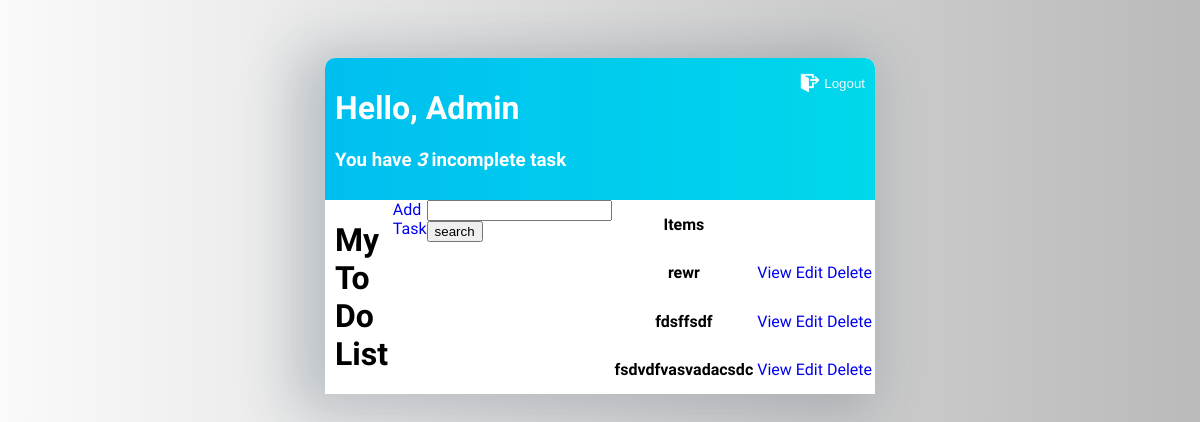
Before: / (signed in) with the older database file.
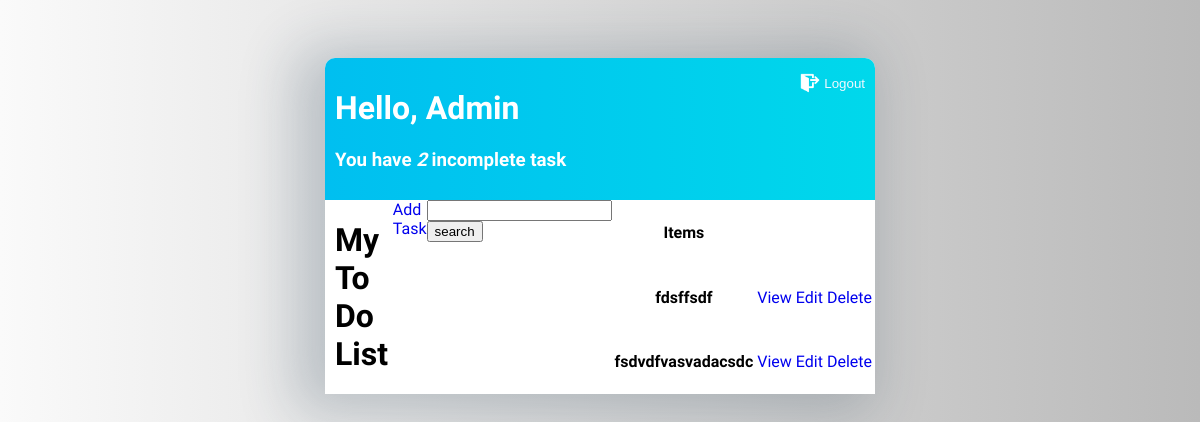
After: the same page with the newer database file.
### main/models.py (models this page shows, shortened)
class Task(models.Model):
    user = models.ForeignKey(User, on_delete=models.CASCADE, null=True, blank=True)
    title = models.CharField(max_length=200, null=True, blank=True)
    description = models.TextField(null=True, blank=True)
    complete = models.BooleanField(default=False)
    created = models.DateTimeField(auto_now_add=True)
    class Meta:
        ordering = ['complete', 'created']

### main/views.py (the view)
# urls.py: path('', TaskList.as_view(), name='tasks'),
class TaskList(LoginRequiredMixin, ListView):
    model = Task
    context_object_name = 'tasks'
    def get_context_data(self, **kwargs):
        context = super().get_context_data(**kwargs)
        context['tasks'] = context['tasks'].filter(user=self.request.user)
        context['count'] = context['tasks'].filter(complete=False).count()
        search_input = self.request.GET.get('search-area') or ''
        if search_input:
            context['tasks'] = context['tasks'].filter(
                title__contains=search_input)
        context['search_input'] = search_input
        return context

### main/templates/main/task_list.html (shortened to what this page needs)
{% extends 'main/base.html' %}
{% load static %}
{% block content %}
<div class="header_bar">
    <div class="greet_user">
        <h1><span class="greet">Hello, {{request.user|title}}</span></h1>
        <h3><span class="number_tasks">You have <i>{{count}}</i> incomplete task</span></h3>
    </div>
    {% if request.user.is_authenticated %}
    <form action="{% url 'logout' %}" method="POST">
        <img class="logout_logo" src="{% static 'img/logout.png' %}">
        <button type="submit">Logout</button>
    </form>
{% else %}
    <a href="{% url 'login' %}">Login</a>
{% endif %}
</div>
<div class="container_list">
    <h1>My To Do List {{color}}</h1>
    <a href="{% url "task-create" %}">Add Task</a>
    <form method="GET">
        <input type="text" name="search-area" value={{search_input}}>
        <input type="submit" value="search">
    </form>
    <table>
        <tr>
            <th>Items</th>
            <th></th>
            <th></th>
        </tr>
        {% for task in tasks  %}
        <tr>
            <th>{{task.title}}</th>
            <td><a href="{% url "task" task.id %}">View</a></td>
            <td><a href="{% url "task-update" task.id %}">Edit</a></td>
            <td><a href="{% url 'task-delete' task.id %}">Delete</a></td>
        </tr>
        {% empty %}
            <h3>No items in list</h3>
        {% endfor %}
    </table>
</div>
{% endblock content %}

### main/templates/main/base.html (shortened to what this page needs)
{% load static %}
<!DOCTYPE html>
<html lang="en">
<head>
    <link rel="stylesheet" type="text/css" href="{% static 'css/base.css' %}"/>
</head>
<body>
    <div class="container">
        {% block content %}
        {% endblock content %}
    </div>
</body>
</html>

### main/static/css/base.css (style rules this page uses)
body { font-family: "Raleway", serif; font-style: normal; background: -webkit-linear-gradient(90deg, #fafafa,#bababa); background: linear-gradient(90deg, #fafafa,#bababa); padding-top: 50px; }
a { text-decoration: none; }
h1, h2, h3, h4, h5, h6 { font-family: "Raleway", serif; }
button { background: none; border: none; padding: 0; color:aliceblue }
.container { max-width: 550px; margin: auto; background-color: #FFFF; border-radius: 10px 10px 0 0; box-shadow: -17px 4px 55px 14px rgba(34, 60, 80, 0.23); }
.header_bar { display: flex; justify-content: space-between; color: white; padding: 10px; border-radius: 10px 10px 0 0; background: -webkit-linear-gradient(90deg, #00bff0,#00d8eb); background: linear-gradient(90deg, #00bff0,#00d8eb); }
.logout_logo { width: 20px; height: 20px; margin-right: 10px; position: relative; top: 5px; left: 10px; bcolor: white; }
.container_list { display: flex; justify-content: space-between; margin-left: 10px; }

Changed rows visible on the page:
removed Task: title "rewr"
Other visible differences:
{{ count }}: "3" → "2"
